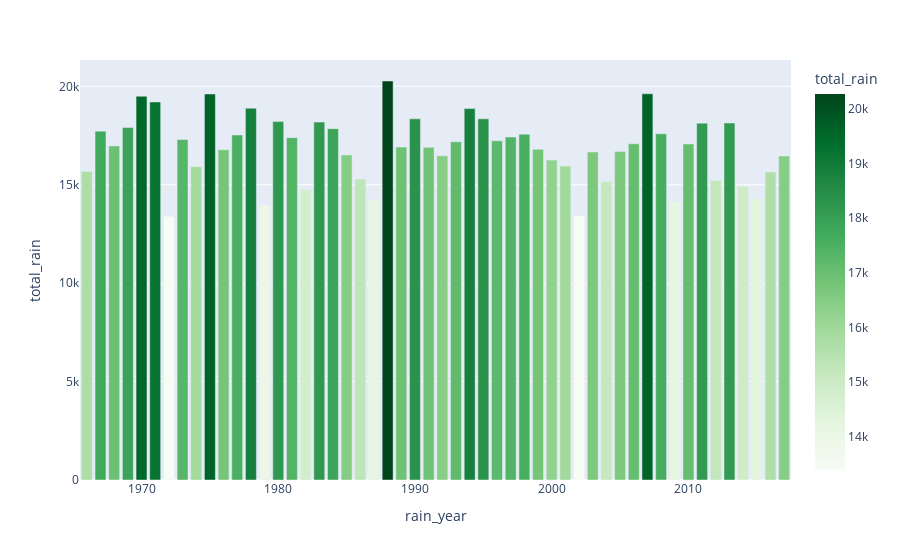

Source (notebook cell):
### Markdown cell above
##   There is no direct effect on yeild by Total rains as shown above in heat map and heat table

### Code cell
# lets check Rains Dist 
graph =  px.bar( aggdata,x='rain_year'  ,y='total_rain'    ,color='total_rain',color_continuous_scale='Greens'  )
graph.show()

print('Dist of rains over the years shows that we dont have a great fall except   ')

### Figure 1 — Plotly figure (JSON) as saved in the notebook; plotly's stock layout.template omitted (floating-point values rounded to 4 significant figures)
{"data": [{"alignmentgroup": "True", "hovertemplate": "rain_year=%{x}<br>total_rain=%{marker.color}<extra></extra>", "legendgroup": "", "marker": {"color": [15680.0, 17730.0, 16970.0, 17900.0, 19500.0, 19210.0, 13390.0, 17300.0, 15920.0, 19610.0, 16780.0, 17530.0, 18890.0, 13960.0, 18210.0, 17390.0, 14760.0, 18180.0, 17850.0, 16510.0, 15290.0, 14260.0, 20270.0, 16920.0, 18350.0, 16900.0, 16470.0, 17190.0, 18870.0, 18350.0, 17240.0, 17420.0, 17570.0, 16810.0, 16250.0, 15950.0, 13420.0, 16660.0, 15170.0, 16690.0, 17080.0, 19620.0, 17590.0, 14160.0, 17070.0, 18130.0, 15210.0, 18140.0, 14920.0, 14290.0, 15650.0, 16470.0], "coloraxis": "coloraxis", "pattern": {"shape": ""}}, "name": "", "offsetgroup": "", "orientation": "v", "showlegend": false, "textposition": "auto", "type": "bar", "x": [1966, 1967, 1968, 1969, 1970, 1971, 1972, 1973, 1974, 1975, 1976, 1977, 1978, 1979, 1980, 1981, 1982, 1983, 1984, 1985, 1986, 1987, 1988, 1989, 1990, 1991, 1992, 1993, 1994, 1995, 1996, 1997, 1998, 1999, 2000, 2001, 2002, 2003, 2004, 2005, 2006, 2007, 2008, 2009, 2010, 2011, 2012, 2013, 2014, 2015, 2016, 2017], "xaxis": "x", "y": [15680.0, 17730.0, 16970.0, 17900.0, 19500.0, 19210.0, 13390.0, 17300.0, 15920.0, 19610.0, 16780.0, 17530.0, 18890.0, 13960.0, 18210.0, 17390.0, 14760.0, 18180.0, 17850.0, 16510.0, 15290.0, 14260.0, 20270.0, 16920.0, 18350.0, 16900.0, 16470.0, 17190.0, 18870.0, 18350.0, 17240.0, 17420.0, 17570.0, 16810.0, 16250.0, 15950.0, 13420.0, 16660.0, 15170.0, 16690.0, 17080.0, 19620.0, 17590.0, 14160.0, 17070.0, 18130.0, 15210.0, 18140.0, 14920.0, 14290.0, 15650.0, 16470.0], "yaxis": "y"}], "layout": {"barmode": "relative", "coloraxis": {"colorbar": {"title": {"text": "total_rain"}}, "colorscale": [[0, "rgb(247,252,245)"], [0.125, "rgb(229,245,224)"], [0.25, "rgb(199,233,192)"], [0.375, "rgb(161,217,155)"], [0.5, "rgb(116,196,118)"], [0.625, "rgb(65,171,93)"], [0.75, "rgb(35,139,69)"], [0.875, "rgb(0,109,44)"], [1, "rgb(0,68,27)"]]}, "legend": {"tracegroupgap": 0}, "margin": {"t": 60}, "xaxis": {"anchor": "y", "domain": [0, 1], "title": {"text": "rain_year"}}, "yaxis": {"anchor": "x", "domain": [0, 1], "title": {"text": "total_rain"}}}}
